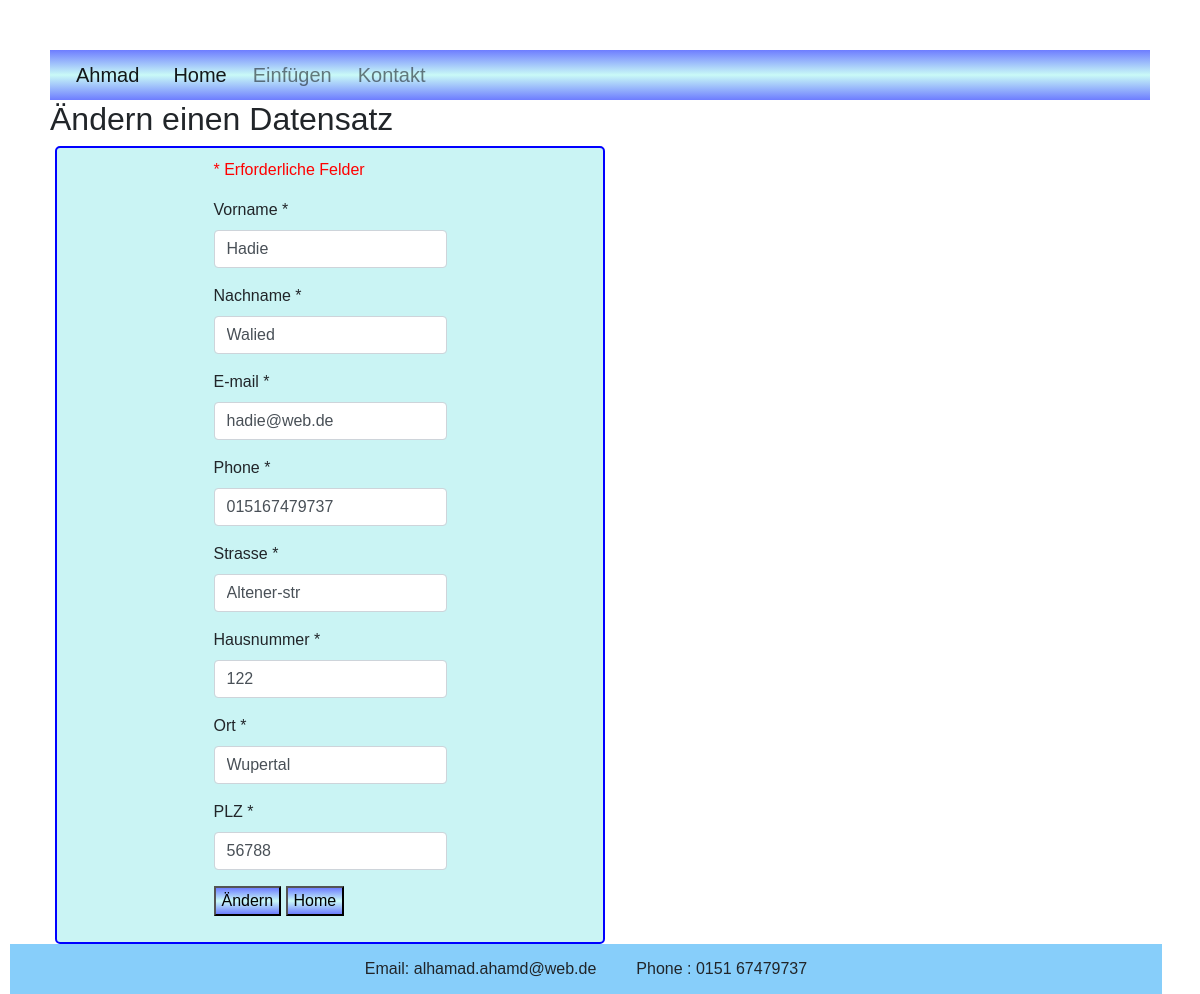
The app's page /aendern.php?id=32 with its own data.
### tables this page shows
CREATE TABLE `contacts` (
  `id` int(11) NOT NULL,
  `vorname` varchar(100) NOT NULL,
  `nachname` varchar(100) NOT NULL,
  `email` varchar(100) NOT NULL,
  `phone` varchar(20) NOT NULL,
  `strasse` varchar(100) NOT NULL,
  `hausnummer` varchar(11) NOT NULL,
  `ort` varchar(100) NOT NULL,
  `plz` int(11) NOT NULL
);

### classes/Database.php (called while the page is built, shortened)
<?php
class Database {
    private $conn;
    public function __construct() {
        $this->conn = mysqli_connect('localhost', 'root', '', 'adressebuch')
         or die ("Die Verbindung zur Datenbank war nicht erfolgreich !");
    }
    public function execQuery($query) {
        return  $result= mysqli_query($this->conn, $query);
    }
}

### aendern.php (the view, shortened to what this page needs)
  <?php
    require 'header.php';
    include 'classes/Database.php';
    $db = new Database();
    $id =  $_GET["id"];
    $query = "SELECT * FROM contacts WHERE id = '$id'";
    $result = $db->execQuery($query);
    $data = mysqli_fetch_assoc($result);
    include 'validation.php';
   ?>
 <h2> Ändern einen Datensatz </h2>
<div class="container">
    <form action="#" method="post">
        <p><span class="error">* Erforderliche Felder</span></p>
        <div class="form-group">
            <label for="vorname" >Vorname * <span class="error"> <?php echo $vornameErr;?></span></label>
           <input  type="text" class="form-control" name="vorname" value='<?php echo $data["vorname"]; ?>' autofocus >
        </div>
        <div class="form-group">
            <label for="nachname">Nachname *<span class="error"> <?php echo $nachnameErr;?></span></label>
           <input type="text" class="form-control" name="nachname" value='<?php echo $data["nachname"]; ?>' >
        </div>
        <div class="form-group">
            <label for="email">E-mail *<span class="error"> <?php echo $emailErr;?></span></label>
            <input  type="email" class="form-control" name="email"  value='<?php echo $data["email"]; ?>' >
        </div>
        <div class="form-group">
            <label for="phone">Phone *<span class="error"> <?php echo $phoneErr;?></span></label>
            <input  type="text" class="form-control" name="phone"  value='<?php echo $data["phone"]; ?>'>
        </div>
        <div class="form-group">
            <label for="strasse">Strasse *<span class="error"> <?php echo $strasseErr;?></span></label>
            <input type="text" class="form-control" name="strasse"  value='<?php echo $data["strasse"]; ?>' >
        </div>
        <div class="form-group">
            <label for="hausnummer">Hausnummer *<span class="error"> <?php echo $hausnummerErr;?></span></label>
            <input  type="text" class="form-control" name="hausnummer"  value='<?php echo $data["hausnummer"]; ?>'>
        </div>
        <div class="form-group">
            <label for="ort">Ort *<span class="error"> <?php echo $ortErr;?></span></label>
            <input  type="text" class="form-control" name="ort"  value='<?php echo $data["ort"]; ?>' >
        </div>
        <div class="form-group">
            <label for="plz">PLZ *<span class="error"> <?php echo $plzErr;?></span></label>
            <input type="text" class="form-control" name="plz"  value='<?php echo $data["plz"]; ?>' >
        </div>
        <div class="form-group">
            <button name='update' >Ändern </button>
            <button><a href="index.php">Home</a></button>
        </div>
    </form>
  </div>
<?php
      require 'footer.php';

### css/style.css (style rules this page uses)
body { font-family: "Trebuchet MS", sans-serif; margin: 50px; }
:root { --hc:linear-gradient(to bottom, rgb(110, 125, 255), rgb(201, 250, 247), rgb(110, 125, 255)); --bg :linear-gradient(to right, #fec, white, #fec); }
button { background: var(--hc); color: black; }
button a { color: black; }
.container { display: flex; flex-direction:row; border-radius: 5px; border: 2px solid blue; width: 50%; margin-left: 5px; padding: 10px; background-color: #CAF4F4; justify-content:center; align-items:center; }
form .error { color: red; }

### records on screen
contacts: vorname "Hadie", nachname "Walied", email "hadie@web.de", phone "015167479737", strasse "Altener-str", hausnummer "122", ort "Wupertal", plz "56788"
